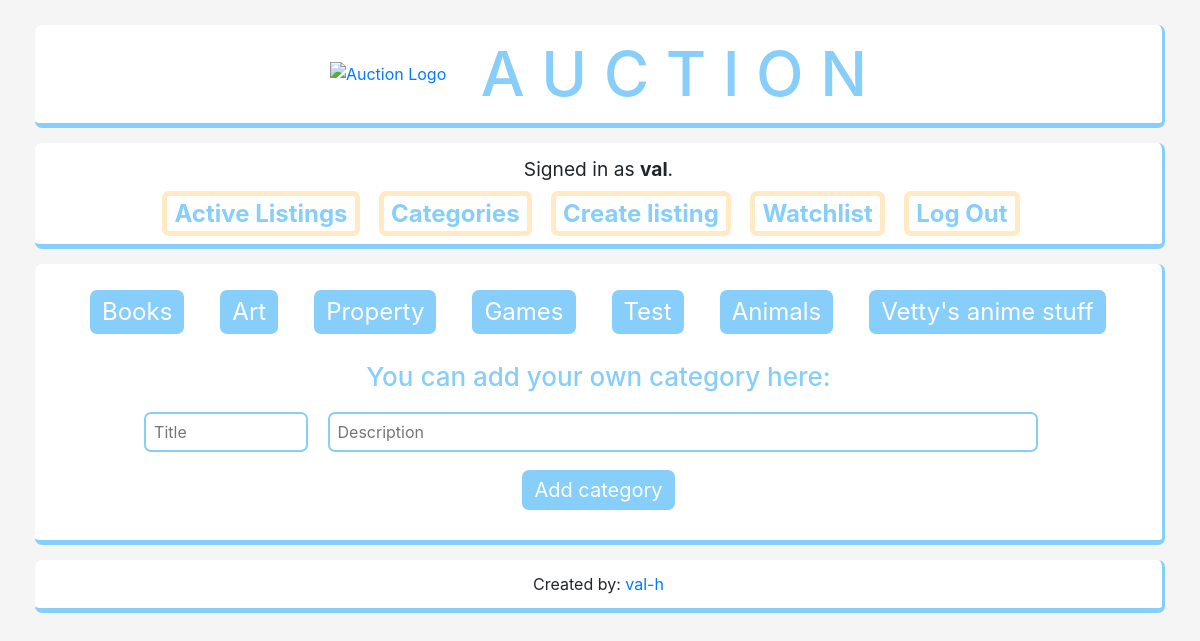
Page /categories/ (signed in) on the committed database.
### auctions/models.py (models this page shows, shortened)
class User(AbstractUser):
    pass

class Category(models.Model):
    title = models.CharField(max_length=40)
    description = models.TextField()

### auctions/views.py (the view)
# urls.py: path("categories/", views.categories_view, name='categories'),
def categories_view(request):
    categories = Category.objects.all()
    category_form = CategoryForm()
    return render(request, 'auctions/categories.html', {
        'categories': categories,
        'form': category_form,
    })

### auctions/forms.py
class CategoryForm(forms.ModelForm):
    class Meta:
        model = Category
        fields = [
            'title',
            'description',
        ]
        labels = {
            'title': '',
            'description': '',
        }
        widgets = {
            'title': forms.TextInput(attrs = {'placeholder': 'Title'}),
            'description': forms.TextInput(attrs = {'placeholder': 'Description'}),
        }

### auctions/templates/auctions/categories.html (shortened to what this page needs)
{% extends 'auctions/layout.html' %}
{% block body %}
    <div id="categories-container">
        {% for category in categories %}
            <div class="category-item">
                <a href="{% url 'auctions:category' category.id %}">{{ category.title }}</a>
            </div>
        {% empty %}
            <div>
                No listings available.
            </div>
{% endfor %}
    </div>
        <h3 id="main-secondary-title">You can add your own category here:</h3>
        <form id="categories-form" action="{% url 'auctions:add_category' %}" method="POST">
            {{ form }}
            <input id="form-submit-button" type="submit" value="Add category">
        </form>
{% endblock %}

### auctions/templates/auctions/layout.html (shortened to what this page needs)
{% load static %}
<!DOCTYPE html>
<html lang="en">
    <head>
        <link rel="stylesheet" href="https://stackpath.bootstrapcdn.com/bootstrap/4.4.1/css/bootstrap.min.css">
        <link href="{% static 'auctions/style.css' %}" rel="stylesheet">
    </head>
    <body>
        <header>
            <a href="{% url 'auctions:index' %}">
                <img id="logo" src="{% static 'admin/img/auction_logo.png' %}" alt="Auction Logo">
                <h1 id="title">A U C T I O N</h1>
            </a>
        </header>
        <nav>
            {% if user.is_authenticated %}
                <div id="nav-user">
                    Signed in as <strong>{{ user.username }}</strong>.
                </div>
            {% endif %}
            <a href="{% url 'auctions:index' %}">Active Listings</a>
            <a href="{% url 'auctions:categories' %}">Categories</a>
            {% if user.is_authenticated %}
            <a href="{% url 'auctions:create_listing' %}">Create listing</a>
            <a href="{% url 'auctions:watchlist' %}">Watchlist</a>
            <a href="{% url 'auctions:logout' %}">Log Out</a>
            {% else %}
            <a href="{% url 'auctions:login' %}">Log In</a>
            <a href="{% url 'auctions:register' %}">Register</a>
            {% endif %}
        </nav>
        <main>
            {% block body %}
            {% endblock %}
        </main>
        <footer>
            <div>Created by: <a href="https://github.com/val-h" target="_blank">val-h</a></div>
        </footer>
    </body>
</html>

### auctions/static/auctions/style.css (style rules this page uses)
footer, main, nav, header { background-color: white; margin: 15px 25px; padding: 12px 17px; border-radius: 7px; border-bottom: 5px solid lightskyblue; border-right: 3px solid lightskyblue; }
main #categories-form #id_title, main #categories-form #id_description, main #create-listing-grid #id_description, main #create-listing-grid #id_start_price, main #create-listing-grid #id_category, main #create-listing-grid #id_title, main #listing-grid #listing-side #listing-bids #id_amount, main #listing-grid #listing-main #listing-comment-section #listing-comment-form #id_content { border: 2px solid lightskyblue; border-radius: 7px; padding: 3px 8px; }
body { padding: 10px; background-color: whitesmoke; text-align: center; }
header a #logo { display: inline; max-width: 128px; margin-right: 30px; }
header a #title { display: inline; vertical-align: middle; font-size: 62px; color: lightskyblue; }
nav #nav-user { font-size: larger; margin-bottom: 12px; }
nav a { display: inline; color: lightskyblue; font-size: 24px; font-weight: 700; margin-right: 15px; padding: 3px 7px; border: 5px solid #ffeac3; border-radius: 7px; }
main #main-secondary-title { margin: 20px 0; font-size: 26px; color: lightskyblue; }
main #form-submit-button { border: none; border-radius: 7px; background-color: lightskyblue; color: white; font-size: 20px; padding: 5px 12px; margin: 18px 16px; }
main #categories-container { display: flex; flex-wrap: wrap; margin: 7px 20px; }
main #categories-container .category-item { font-size: 24px; background-color: lightskyblue; border-radius: 7px; margin: 7px 18px; padding: 4px 12px; }
main #categories-container .category-item a { color: white; text-decoration: none; }
main #categories-form #id_title, main #categories-form #id_description { width: 15%; min-width: 150px; line-height: 30px; }
main #categories-form #id_description { width: 65%; margin: 0 15px; }
footer { vertical-align: middle; }

### rows in the picture
User: username "val"
Category: title "Books"
Category: title "Art"
Category: title "Property"
Category: title "Games"
Category: title "Test"
Category: title "Animals"
Category: title "Vetty's anime stuff"
